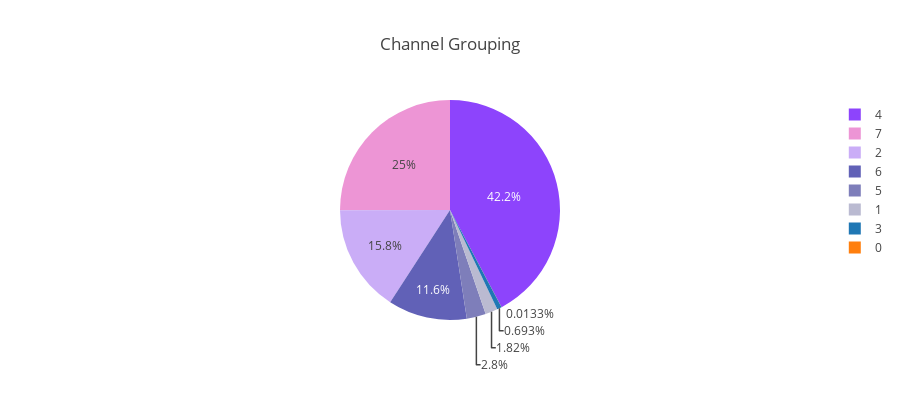

Notebook source saved alongside this figure:
### Code cell
tmp = train_df["channelGrouping"].value_counts()
colors = ["#8d44fc", "#ed95d5", "#caadf7", "#6161b7", "#7e7eba", "#babad1"]
trace = go.Pie(labels=tmp.index, values=tmp.values, marker=dict(colors=colors))
layout = go.Layout(title="Channel Grouping", height=400)
fig = go.Figure(data = [trace], layout = layout)
py.iplot(fig, filename='basic_pie_chart')

### Figure 1 — Plotly figure (JSON) as saved in the notebook; plotly's stock layout.template omitted (floating-point values rounded to 4 significant figures)
{"data": [{"labels": [4, 7, 2, 6, 5, 1, 3, 0], "marker": {"colors": ["#8d44fc", "#ed95d5", "#caadf7", "#6161b7", "#7e7eba", "#babad1"]}, "type": "pie", "uid": "4c2a1802-d6ae-11e8-988c-f018980880e6", "values": [381561, 226117, 143026, 104838, 25326, 16403, 6262, 120]}], "layout": {"height": 400, "title": "Channel Grouping"}}
